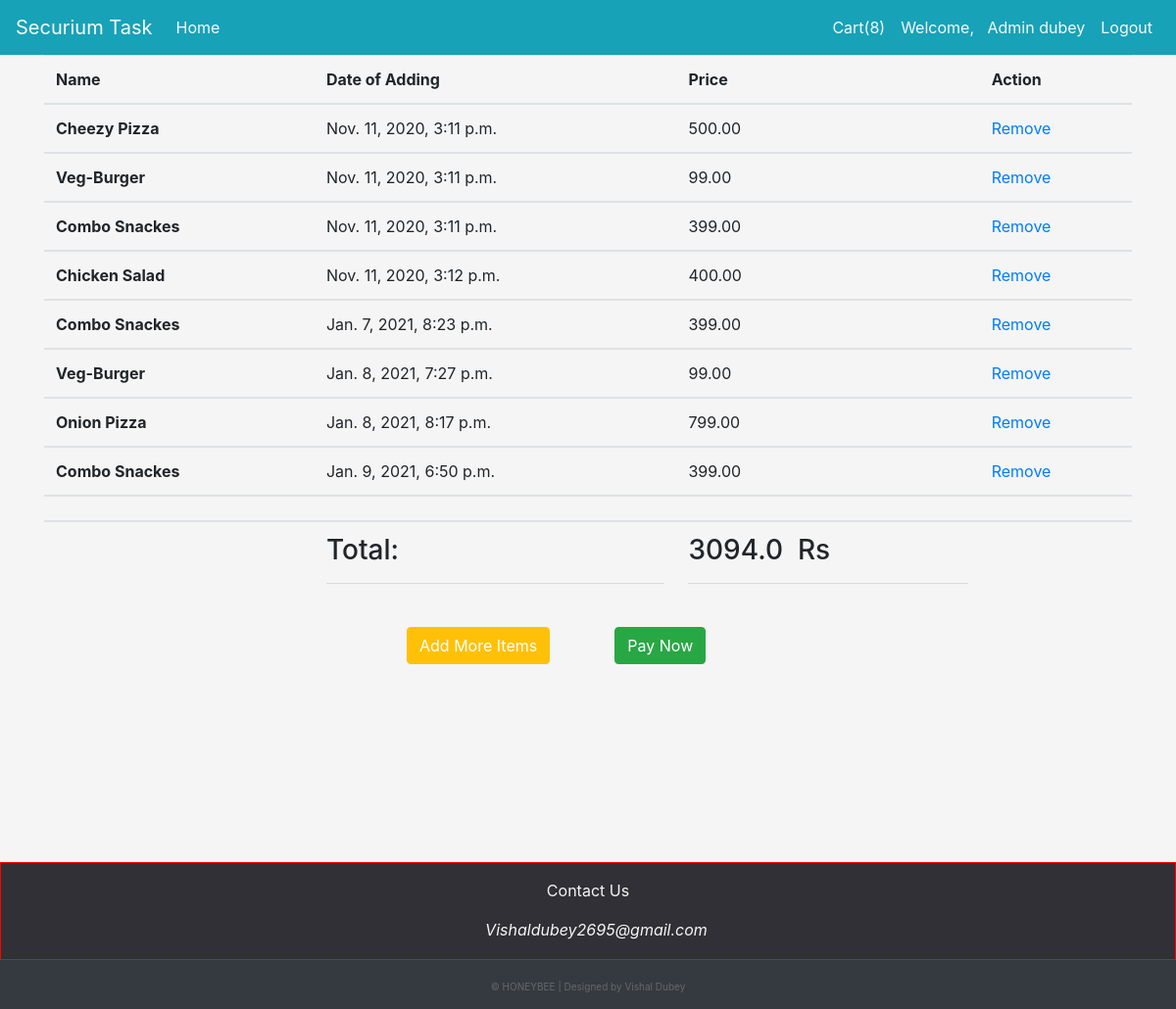
The app's page /cart/ (signed in) with its own data.
### app/models.py (models this page shows)
class Cartitem(models.Model):
    items = models.ForeignKey(Products, on_delete=models.CASCADE)
    cuser = models.ForeignKey(User, on_delete=models.CASCADE)
    ctym = models.DateTimeField(auto_now_add=True, auto_now=False)

class Products(models.Model):
    title = models.CharField(max_length=50)
    desc = models.TextField(max_length=100)
    price = models.DecimalField(decimal_places=2, max_digits=100)
    pics = models.ImageField(null=True, blank=True, upload_to='pics')
    tym = models.DateTimeField(auto_now_add=True, auto_now=False)
    utym = models.DateTimeField(auto_now_add=False, auto_now=True)
    offer = models.BooleanField(default=False)

### app/views.py (the view)
# urls.py: path('cart/', views.showcart, name='cart'),
@login_required(login_url=('/'))
def showcart(request):
    items = Cartitem.objects.filter(cuser=request.user)
    ff = len(items)
    request.session['key'] =  ff
    print(ff)
    total = 0.00
    for item in items:
        total += float(item.items.price)
        print(total)
    print(total)
    return render(request, 'app/cart.html', {'items':items, 'total':total})

### app/templates/app/cart.html
{% extends 'app/base.html' %}
{% block content %}
{% if items or ittem %}
<div class="container">
<div class="row">
    <div class="col-sm-12">
<table class="table table-hover">
        <thead>
          <tr>
            <th scope="col">Name</th>
            <th scope="col">Date of Adding</th>
            <th scope="col">Price</th>
            {% if items %}
            <th scope="col">Action</th>
            {% endif %}
          </tr>
        </thead>
        {% for item in items %}
        <tbody>
          <tr>
            <th scope="row">{{item.items.title}}</th>
            <td>{{item.ctym}}</td>
            <td>{{item.items.price}}</td>
            <td><a href="{% url 'remove' item.id %}">Remove</a></td>
          </tr>
          </tbody>
          {% endfor %}
          <tbody>
            <tr>
              <th scope="row">{{ittem.title}}</th>
              <td></td>
              <td>{{ittem.price}}</td>
              <td></td>
            </tr>
            </tbody>
          <tr>
            <th scope="row"></th>
            <td><h3>Total:</h3><hr></td>
            <td><h3>{{total}}&nbsp; Rs </h3><hr></td>
            <td><a href=""></a></td>
          </tr>
      </table>
      <div class="offset-4">
        {% if items %}
        <button class="btn btn-warning">
        <a href="{% url 'home' %}" style="text-decoration: none; color: white">Add More Items</a></button>
        {% endif %}
        <button class="btn btn-success offset-1"><a href="{% url 'end' %}" style="text-decoration: none; color: white">Pay Now</a></button>
      </div>
      </div>
</div>
    {% else %}
      <div class="text-center mt-5"><h2 style="font-size: xx-large;">Your cart is empty..!! keep your shopping now..</h2>
        <button class="mt-5 btn btn-warning"><a href="{% url 'home' %}" style="text-decoration: none; color: white;">Continue Shopping</a></button></div>
    {% endif %}
</div>
{% endblock content %}

### app/templates/app/bar.html (shortened to what this page needs)
{% load static %}
<nav class="navbar navbar-expand-lg navbar-light bg-info">
  <a class="navbar-brand text-light" href="{% url 'home' %}">Securium Task</a>
  <div class="collapse navbar-collapse" id="navbarNavDropdown">
    <ul class="navbar-nav">
      {% if request.user.is_authenticated %}
      <li class="nav-item active">
        <a class="nav-link text-light" href="{% url 'home' %}">Home <span class="sr-only">(current)</span></a>
      </li>
      {% endif %}
    </ul>
    <ul class="navbar-nav ml-auto">
      <li class="nav-items">
        <a href="{% url 'cart' %}" class="nav-link text-light">Cart({{request.session.key}})</a>
      </li>
      {% if request.user.is_authenticated %}
      <li class="nav-items">
        <a href="" class="nav-link text-light">Welcome, &nbsp; {{request.user.get_full_name|capfirst}}</a>
      </li>
      <li class="nav-items">
        <a href="{% url 'logout' %}" class="nav-link text-light">Logout</a>
      </li>
      {% endif %}
    </ul>
  </div>
</nav>

### static/css/style.css (style rules this page uses)
html, body { height: 100%; background-color:whitesmoke; color: black; }

### records on screen
Cartitem: items "Cheezy Pizza", ctym "Nov. 11, 2020, 3:11 p.m.", items.price "500.00"
Cartitem: items "Veg-Burger", ctym "Nov. 11, 2020, 3:11 p.m.", items.price "99.00"
Cartitem: items "Combo Snackes", ctym "Nov. 11, 2020, 3:11 p.m.", items.price "399.00"
Cartitem: items "Chicken Salad", ctym "Nov. 11, 2020, 3:12 p.m.", items.price "400.00"
Cartitem: items "Combo Snackes", ctym "Jan. 7, 2021, 8:23 p.m.", items.price "399.00"
Cartitem: items "Veg-Burger", ctym "Jan. 8, 2021, 7:27 p.m.", items.price "99.00"
Cartitem: items "Onion Pizza", ctym "Jan. 8, 2021, 8:17 p.m.", items.price "799.00"
Cartitem: items "Combo Snackes", ctym "Jan. 9, 2021, 6:50 p.m.", items.price "399.00"

### other values on screen
{{ request.session.key }} "8"
{{ request.user.get_full_name|capfirst }} "Admin dubey"
{{ total }} "3094.0"
